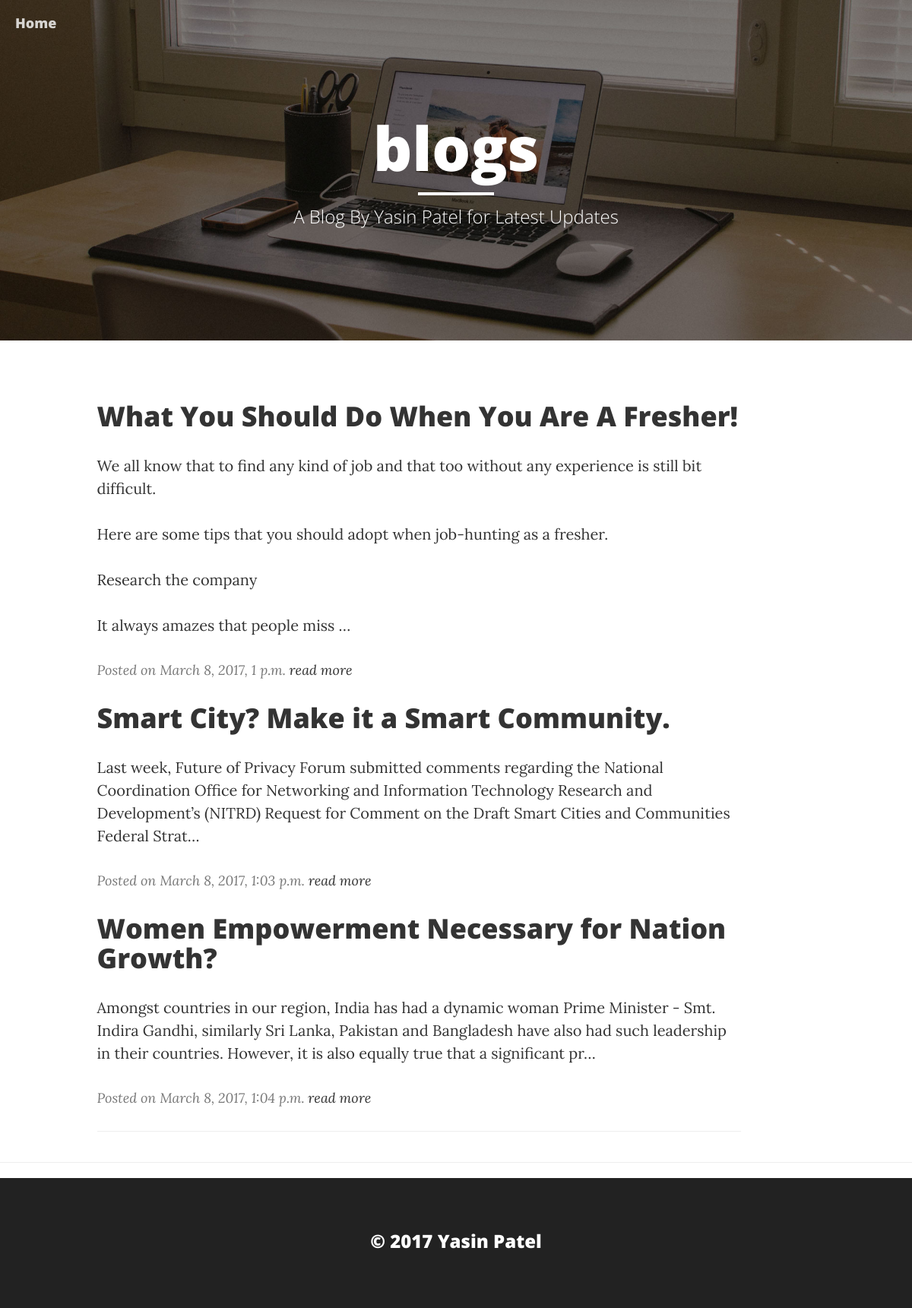
/, run on an earlier commit of the app's database.
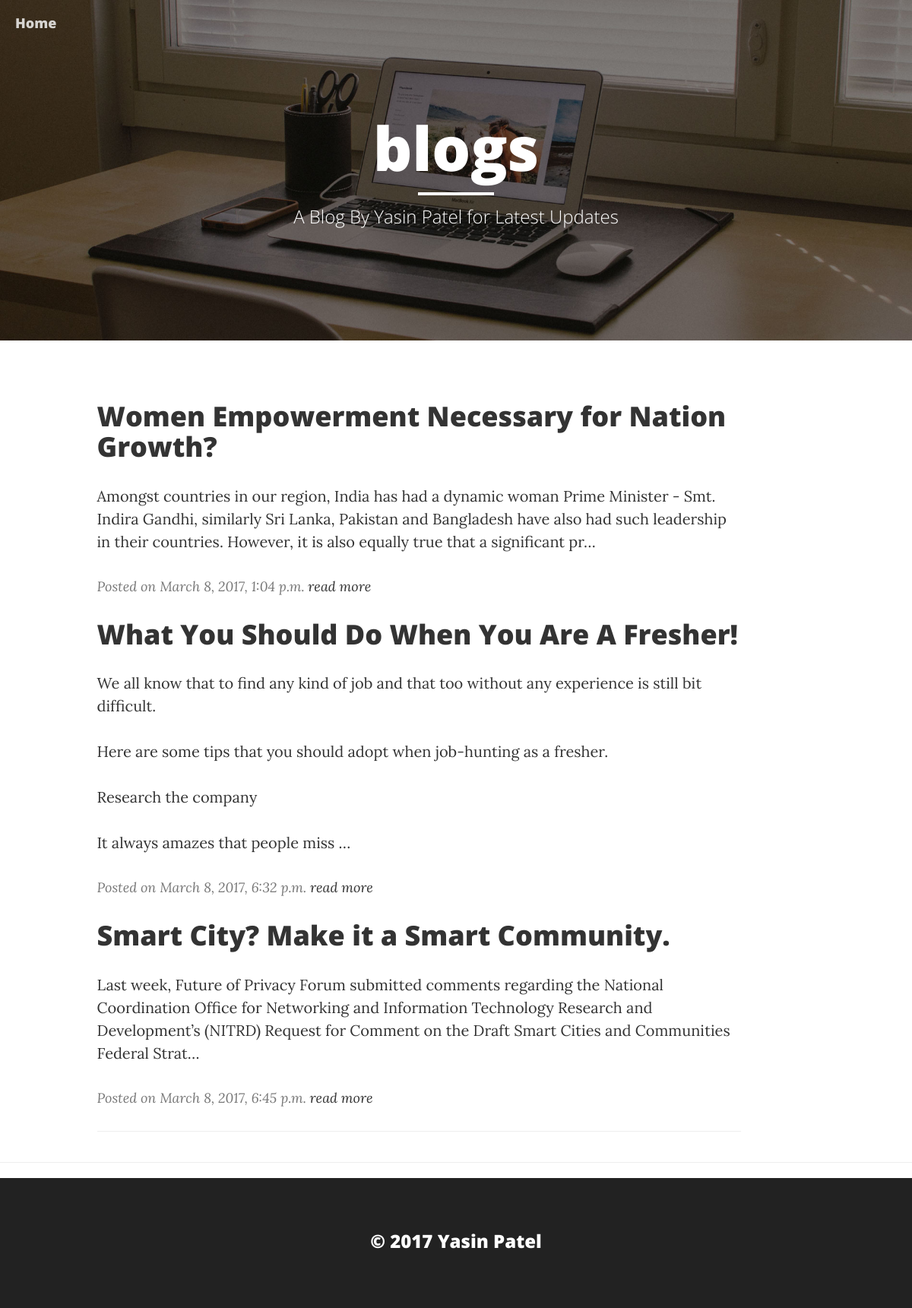
And on a later commit of the database.
### blog/models.py (models this page shows, shortened)
class Post(BaseModel):
    author =models.ForeignKey('auth.User')
    title=models.CharField(max_length=200)
    text=models.TextField()
    created_date=models.DateTimeField(default=timezone.now)
    published_date=models.DateTimeField(blank=True,null=True)

### blog/views.py (the view)
# urls.py: url(r'^$',views.post_list,name="post_list"),
def post_list(request):
    posts =Post.objects.filter(published_date__lte=timezone.now()).order_by('published_date')
    return render(request,'blog/post_list.html',{"posts":posts})

### templates/blog/post_list.html
{% extends 'blog/layout.html' %}
{% block content %}
<div class="row">
    <div class="col-lg-9 col-md-10 col-md-offset-1">
        {% for post in posts %}
          <div class="post-preview">
              <a href="{% url 'post_details' pk=post.id %}">
                  <h3 class="post-title">
                    {{ post.title }}
                  </h3>
              </a>
                  <p class="post-subtitle">
                      {{ post.text|linebreaksbr|truncatechars:250 }}
                  </p>
              <p class="post-meta">Posted on {{ post.published_date }}
              <a href="{% url 'post_details' pk=post.id %}">read more</a>
            </p>
          </div>
        {% endfor %}
      <hr>
    </div>
</div>
{% endblock %}

What changed in the data, as far as the page shows it:
shown differently, row unchanged: Post "Women Empowerment Necessary for Nation Growth?": moves up the list
changed Post "What You Should Do When You Are A Fresher!": published_date "March 8, 2017, 1 p.m." → "March 8, 2017, 6:32 p.m."
changed Post "Smart City? Make it a Smart Community.": published_date "March 8, 2017, 1:03 p.m." → "March 8, 2017, 6:45 p.m."
